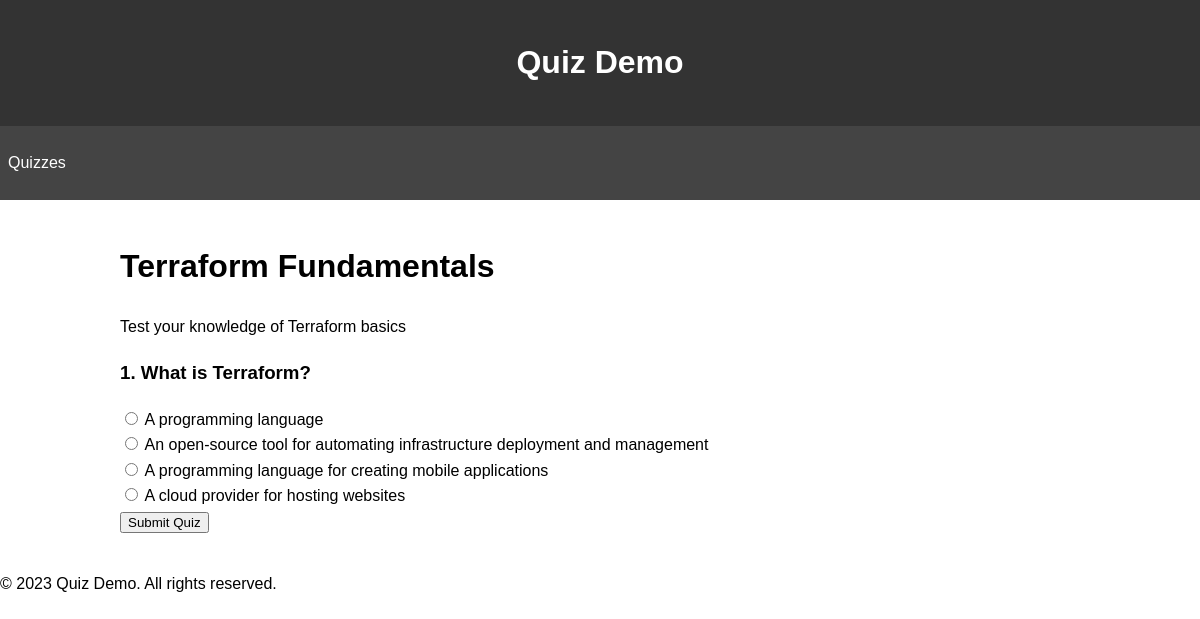
The app's page /quiz/1/ with its own data.
### quiz/models.py (models this page shows, shortened)
class Quiz(models.Model):
    title = models.CharField(max_length=255)
    description = models.TextField(blank=True)
    created_at = models.DateTimeField(auto_now_add=True)
    updated_at = models.DateTimeField(auto_now=True)

class Question(models.Model):
    quiz = models.ForeignKey(Quiz, related_name='questions', on_delete=models.CASCADE)
    text = models.TextField()
    order = models.IntegerField(default=0)

class Answer(models.Model):
    question = models.ForeignKey(Question, related_name='answers', on_delete=models.CASCADE)
    text = models.CharField(max_length=255)
    is_correct = models.BooleanField(default=False)

### quiz/views.py (the view, shortened to what this page needs)
# urls.py: path('<int:quiz_id>/', views.take_quiz, name='take_quiz'),
def take_quiz(request, quiz_id):
    quiz = get_object_or_404(Quiz, pk=quiz_id)
    return render(request, 'quiz/take_quiz.html', {'quiz': quiz})

### quiz/templates/quiz/take_quiz.html (shortened to what this page needs)
{% extends 'base.html' %}
{% block content %}
<h1>{{ quiz.title }}</h1>
<p>{{ quiz.description }}</p>
<form method="post">
    {% for question in quiz.questions.all %}
    <div class="question">
        <h3>{{ forloop.counter }}. {{ question.text }}</h3>
        {% for answer in question.answers.all %}
        <div>
            <input type="radio" name="question_{{ question.id }}" id="answer_{{ answer.id }}" value="{{ answer.id }}" required>
            <label for="answer_{{ answer.id }}">{{ answer.text }}</label>
        </div>
        {% endfor %}
    </div>
    {% endfor %}
    <button type="submit">Submit Quiz</button>
</form>
{% endblock %}

### templates/base.html (shortened to what this page needs)
<!DOCTYPE html>
<html lang="en">
<head>
</head>
<body>
    <header>
        <h1>Quiz Demo</h1>
    </header>
    <nav>
        <ul>
            <li><a href="{% url 'quiz:quiz_list' %}">Quizzes</a></li>
        </ul>
    </nav>
    <div class="container">
        {% block content %}
        {% endblock %}
    </div>
    <footer>
        <p>&copy; 2023 Quiz Demo. All rights reserved.</p>
    </footer>
</body>
</html>

### records on screen
Quiz: title "Terraform Fundamentals", description "Test your knowledge of Terraform basics"
Question: text "What is Terraform?"
Answer: text "A programming language"
Answer: text "An open-source tool for automating infrastructure deployment and management"
Answer: text "A programming language for creating mobile applications"
Answer: text "A cloud provider for hosting websites"
